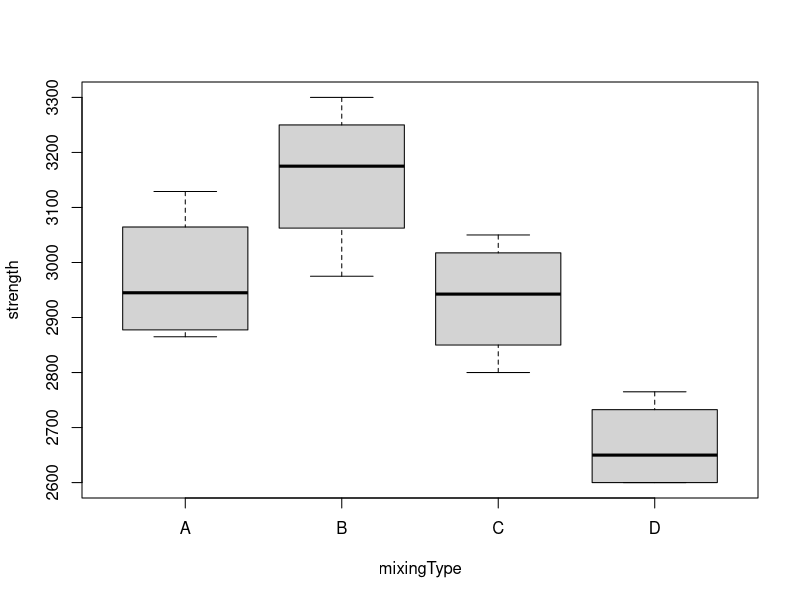
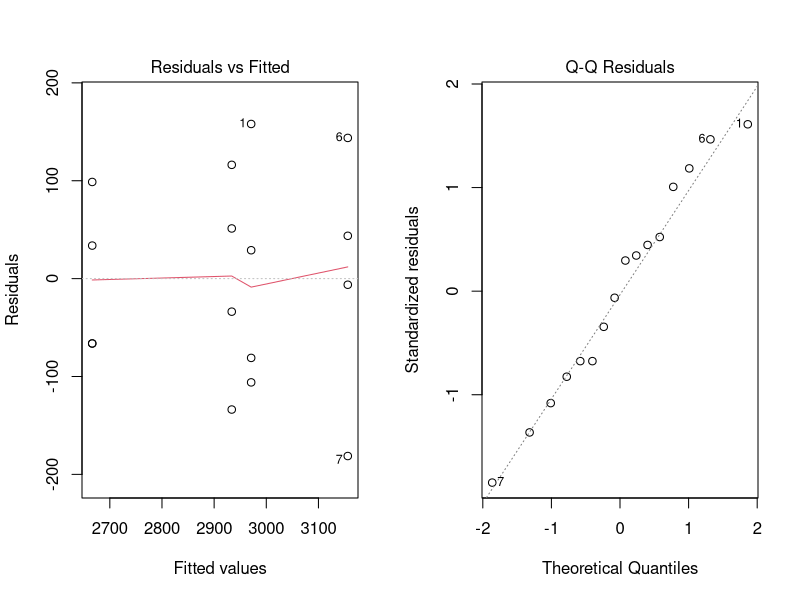
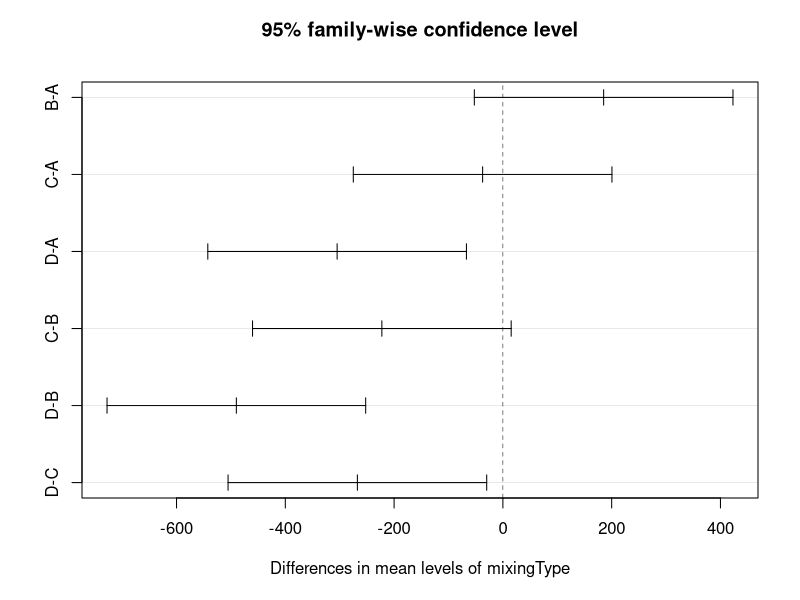
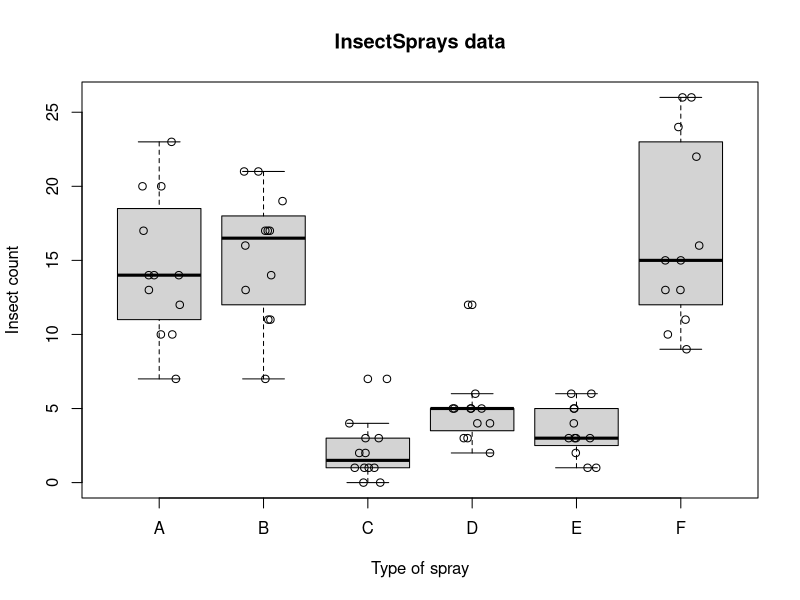
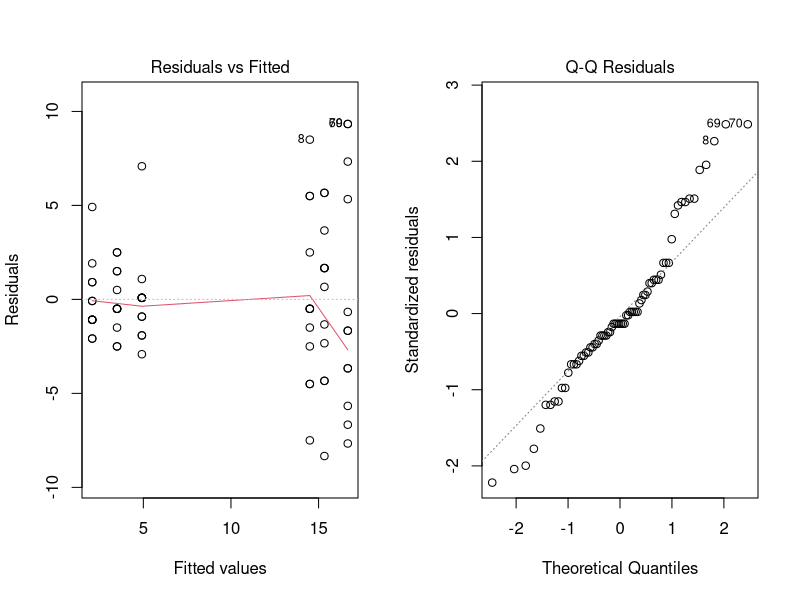
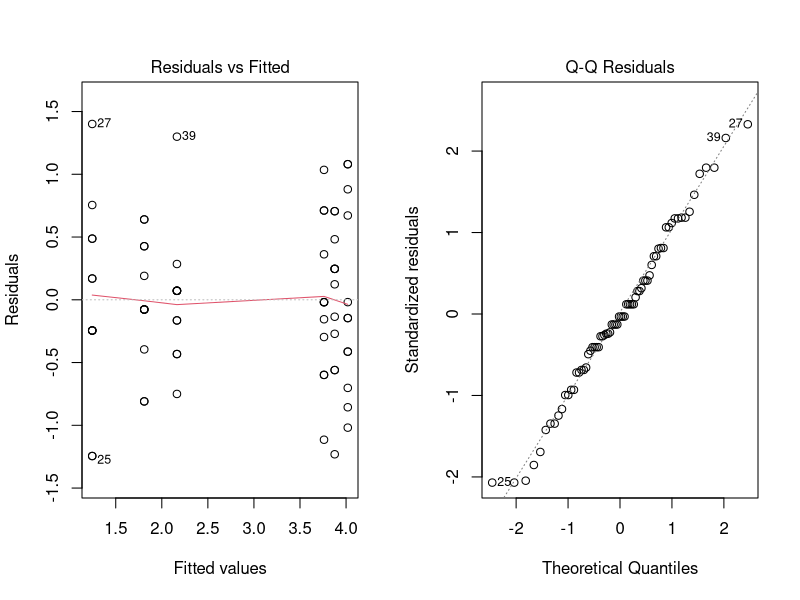
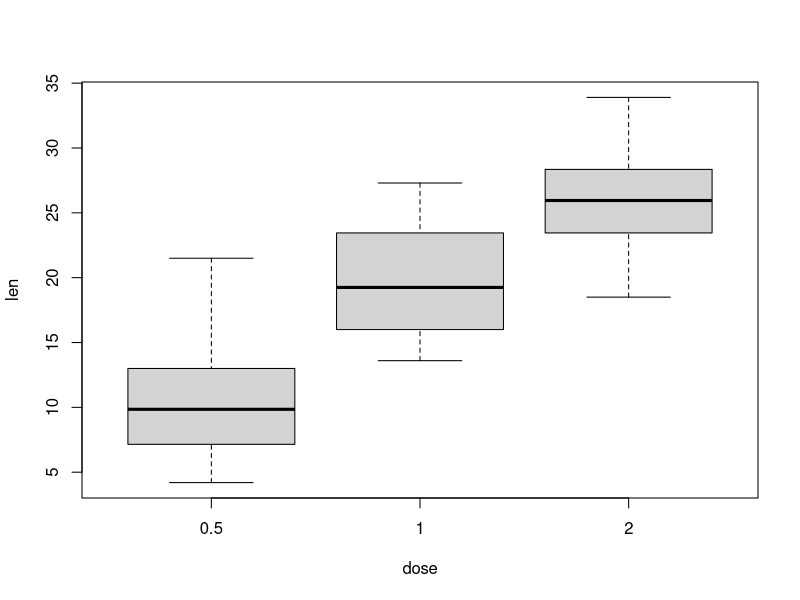
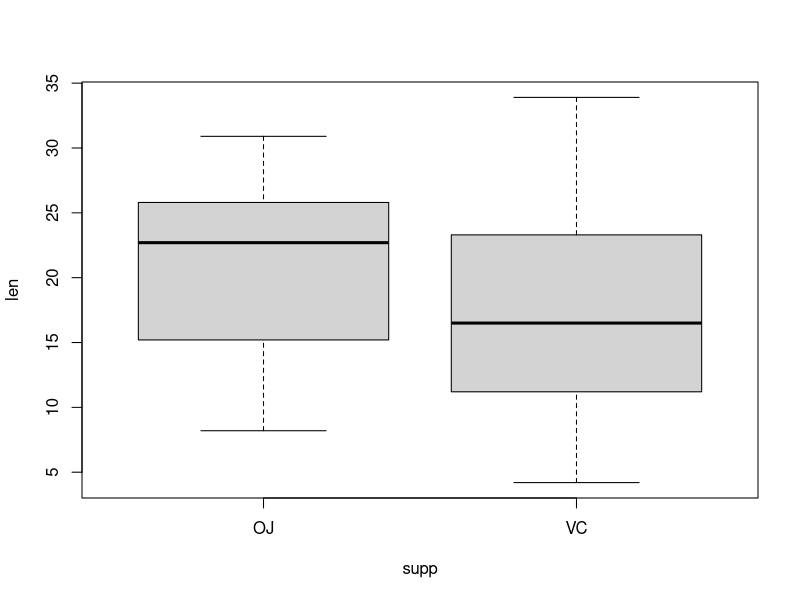

Reproduce these figures in R, in order.
## ---- chunk 1
data <- data.frame(mixingType = as.factor(rep(x = LETTERS[1:4], each = 4)), strength = c(3129, 3000, 2865, 2890, 3200, 3300, 2975, 3150, 2800, 2900, 2985, 3050, 2600, 2700, 2600, 2765))
data
## ---- chunk 2
attach(data)
boxplot(formula = strength ~ mixingType)
## ---- chunk 3
str(data)

tapply(X = strength, INDEX = mixingType, FUN = summary)
tapply(X = strength, INDEX = mixingType, FUN = var)
## ---- chunk 4
lm1 <- lm(strength ~ mixingType) 
summary(lm1)
anova(lm1)
## ---- chunk 5
mod1 <- aov(strength ~ mixingType) 
summary(mod1)
anova(mod1)
## ---- chunk 6
model.tables(x = mod1, type = 'means', se = TRUE)
model.tables(x = mod1, type = 'effects', se = TRUE)
## ---- chunk 7
sqrt(12826)
# Alternatively, one can use the following command
summary(lm1)$sigma
## ---- chunk 8
par(mfrow = c(1, 2))
plot(mod1, which = c(1, 2))
par(mfrow = c(1, 1))
## ---- chunk 9
library('car')
leveneTest(lm1)
## ---- chunk 10
shapiro.test(residuals(lm1))
## ---- chunk 11
mod1.tky <- TukeyHSD(mod1)
mod1.tky
plot(mod1.tky)
## ---- chunk 12
head(InsectSprays)
## ---- chunk 13
attach(InsectSprays)
boxplot(count ~ spray, data = InsectSprays, xlab = "Type of spray", ylab = "Insect count", main = "InsectSprays data")
points(count ~ jitter(as.numeric(spray)), data = InsectSprays)
## ---- chunk 14
fm1 <- aov(count ~ spray, data = InsectSprays) 
summary(fm1)
## ---- chunk 15
model.tables(x = fm1, type = 'means', se = TRUE)
model.tables(x = fm1, type = 'effects', se = TRUE)
## ---- chunk 16
sqrt(15.4)
# Alternatively, one can use the following command
summary(lm(count ~ spray, data = InsectSprays))$sigma
## ---- chunk 17
par(mfrow = c(1, 2))
plot(fm1, which = c(1, 2))
par(mfrow = c(1, 1))
## ---- chunk 18
library('car') 
leveneTest(count ~ spray)
shapiro.test(residuals(fm1))
## ---- chunk 19
fm2 <- aov(sqrt(count) ~ spray, data = InsectSprays) 
summary(fm2)
## ---- chunk 20
par(mfrow = c(1, 2))
plot(fm2, which = c(1, 2))
par(mfrow = c(1, 1))
## ---- chunk 21
leveneTest(sqrt(count) ~ spray)
shapiro.test(residuals(fm2))
## ---- chunk 22
str(ToothGrowth)
head(ToothGrowth)

library('psych')
describe(ToothGrowth)

boxplot(len ~ dose, data = ToothGrowth)
boxplot(len ~ supp, data = ToothGrowth)
## ---- chunk 23
ToothGrowth$dose = factor(ToothGrowth$dose, levels = c(0.5, 1.0, 2.0), labels = c("low", "med", "high"))
str(ToothGrowth)
attach(ToothGrowth) 
tapply(len,dose, mean)
## ---- chunk 24
boxplot(len ~ supp * dose, data = ToothGrowth)
## ---- chunk 25
interaction.plot(x.factor = dose, trace.factor = supp, response = len, fun = mean, type = 'b')

interaction.plot(x.factor = supp, trace.factor = dose, response = len, fun = mean, type = 'b')
## ---- chunk 26
modelA <- lm(len ~ supp * dose)
summary(modelA)
anova(modelA)
## ---- chunk 27
modA <- aov(len ~ supp * dose) 
summary(modA)
## ---- chunk 28
par(mfrow = c(1, 2))
plot(modA, which = c(1, 2))
par(mfrow = c(1, 1))
## ---- chunk 29
modA.tky1 <- TukeyHSD(modA, which = c('dose')) 
plot(modA.tky1)
modA.tky2 <- TukeyHSD(modA)
modA.tky2
par(mfrow = c(3,1)) 
plot(modA.tky2)
par(mfrow = c(1, 1))
## ---- chunk 30
modelB <- lm(len ~ supp + dose) 
anova(modelB)
anova(modelA, modelB)
## ---- chunk 31
data <- read.csv('others/problem4.csv', header = T) 
data$A <- as.factor(data$A)
data$B <- as.factor(data$B)
data$C <- as.factor(data$C)
## ---- chunk 32
str(data)

boxplot(Y ~ A, data = data)
boxplot(Y ~ B, data = data)
boxplot(Y ~ C, data = data)

boxplot(Y ~ A * B * C, cex.axis = 0.5, las = 2, data = data)
## ---- chunk 33
mod4w1 <- lm(Y ~ A * B * C, data = data)
anova(mod4w1) # All effects and interactions
## ---- chunk 34
interaction.plot(x.factor = data$A, trace.factor = data$B, response = data$Y)
interaction.plot(x.factor = data$A, trace.factor = data$C, response = data$Y)
interaction.plot(x.factor = data$B, trace.factor = data$C, response = data$Y)
## ---- chunk 35
mod4w2 <- update(mod4w1, . ~ . - A:B:C) 
anova(mod4w2)
## ---- chunk 36
mod4w3 <- update(mod4w2, . ~ . - B:C) 
anova(mod4w3)
## ---- chunk 37
mod4w4 <- update(mod4w3, . ~ . - A:B) 
anova(mod4w4)
## ---- chunk 38
mod4w5 <- update(mod4w4, . ~ . - A:C) 
anova(mod4w5)

anova(mod4w4, mod4w5)
## ---- chunk 39
anova(mod4w1, mod4w4)
## ---- chunk 40
par(mfrow = c(1, 2))
plot(mod4w1, which = c(1, 2))
par(mfrow = c(1, 1))
